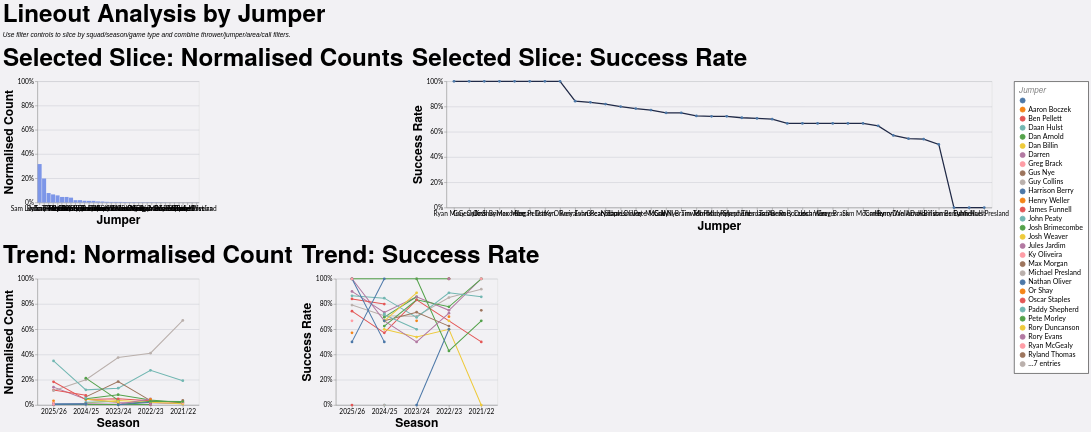

This figure's Vega-Lite source:
### Vega-Lite specification from a JSON file in a GitHub repository (floating-point values rounded to 4 significant figures; data arrays with more than 128 entries replaced by an {"elided": "..."} marker saying what was removed)
{"config": {"axis": {"labelFont": "Lato, sans-serif", "titleFont": "PT Sans Narrow, Helvetica Neue, Helvetica, Arial, sans-serif", "labelFontSize": 13, "titleFontSize": 24, "gridColor": "#202947", "gridOpacity": 0.2}, "header": {"labelFont": "PT Sans Narrow, Helvetica Neue, Helvetica, Arial, sans-serif", "titleFont": "PT Sans Narrow, Helvetica Neue, Helvetica, Arial, sans-serif", "labelFontSize": 24, "titleFontSize": 28, "labelFontWeight": "bold", "orient": "left"}, "legend": {"labelFont": "Lato, sans-serif", "titleFont": "PT Sans Narrow, Helvetica Neue, Helvetica, Arial, sans-serif", "labelFontSize": 14, "titleFontSize": 16, "titlePadding": 5, "fillColor": "white", "strokeColor": "black", "padding": 10, "titleFontWeight": "lighter", "titleFontStyle": "italic", "titleColor": "gray", "offset": 10}, "title": {"font": "PT Sans Narrow, Helvetica Neue, Helvetica, Arial, sans-serif", "fontSize": 48, "fontWeight": "bold", "anchor": "start", "align": "center", "titlePadding": 20, "subtitlePadding": 10, "subtitleFontSize": 13, "subtitleColor": "", "subtitleFontStyle": "italic", "offset": 15, "color": "black"}, "axisX": {"labelAngle": 0}, "facet": {"title": null, "header": null, "align": {"row": "each", "column": "each"}}, "resolve": {"scale": {"y": "independent", "facet": "independent"}}, "background": "#f2f1f4", "scale": {"offsetBandPaddingOuter": 0.2, "offsetBandPaddingInner": 0.1}}, "vconcat": [{"hconcat": [{"mark": {"type": "bar", "color": "#7d96e8"}, "encoding": {"tooltip": [{"field": "jumper", "title": "Jumper", "type": "nominal"}, {"field": "attempts", "format": ",.0f", "title": "Lineouts", "type": "quantitative"}, {"field": "share", "format": ".1%", "title": "Normalised Count", "type": "quantitative"}], "x": {"field": "jumper", "sort": "-y", "title": "Jumper", "type": "nominal"}, "y": {"axis": {"format": "%"}, "field": "share", "scale": {"domain": [0, 1]}, "title": "Normalised Count", "type": "quantitative"}}, "height": 240, "title": "Selected Slice: Normalised Counts", "transform": [{"filter": "(loSquad == 'All' || datum.squad == loSquad) && (loGameType == 'All' || (loGameType == 'League + Cup' && (datum.game_type == 'League' || datum.game_type == 'Cup')) || (loGameType == 'League only' && datum.game_type == 'League') || datum.game_type == loGameType) && (loOpposition == 'All' || datum.opposition == loOpposition) && (loThrower == 'All' || datum.thrower == loThrower) && (loJumper == 'All' || datum.jumper == loJumper) && (loArea == 'All' || datum.area == loArea) && (loNumbers == 'All' || datum.numbers == loNumbers) && (loCall == 'All' || datum.call == loCall) && (loCallType == 'All' || datum.call_type == loCallType)"}, {"filter": "(loSeason == 'All' || datum.season == loSeason)"}, {"aggregate": [{"op": "count", "as": "attempts"}, {"op": "sum", "field": "won", "as": "won"}], "groupby": ["jumper"]}, {"joinaggregate": [{"op": "sum", "field": "attempts", "as": "total_attempts"}]}, {"calculate": "datum.attempts / datum.total_attempts", "as": "share"}, {"calculate": "datum.won / datum.attempts", "as": "success_rate"}], "width": 320}, {"mark": {"type": "line", "color": "#202946", "point": true, "strokeWidth": 2.5}, "encoding": {"tooltip": [{"field": "jumper", "title": "Jumper", "type": "nominal"}, {"field": "won", "format": ",.0f", "title": "Won", "type": "quantitative"}, {"field": "attempts", "format": ",.0f", "title": "Lineouts", "type": "quantitative"}, {"field": "success_rate", "format": ".1%", "title": "Success Rate", "type": "quantitative"}], "x": {"field": "jumper", "sort": "-y", "title": "Jumper", "type": "nominal"}, "y": {"axis": {"format": "%"}, "field": "success_rate", "scale": {"domain": [0, 1]}, "title": "Success Rate", "type": "quantitative"}}, "height": 250, "title": "Selected Slice: Success Rate", "transform": [{"filter": "(loSquad == 'All' || datum.squad == loSquad) && (loGameType == 'All' || (loGameType == 'League + Cup' && (datum.game_type == 'League' || datum.game_type == 'Cup')) || (loGameType == 'League only' && datum.game_type == 'League') || datum.game_type == loGameType) && (loOpposition == 'All' || datum.opposition == loOpposition) && (loThrower == 'All' || datum.thrower == loThrower) && (loJumper == 'All' || datum.jumper == loJumper) && (loArea == 'All' || datum.area == loArea) && (loNumbers == 'All' || datum.numbers == loNumbers) && (loCall == 'All' || datum.call == loCall) && (loCallType == 'All' || datum.call_type == loCallType)"}, {"filter": "(loSeason == 'All' || datum.season == loSeason)"}, {"aggregate": [{"op": "count", "as": "attempts"}, {"op": "sum", "field": "won", "as": "won"}], "groupby": ["jumper"]}, {"joinaggregate": [{"op": "sum", "field": "attempts", "as": "total_attempts"}]}, {"calculate": "datum.attempts / datum.total_attempts", "as": "share"}, {"calculate": "datum.won / datum.attempts", "as": "success_rate"}], "width": {"step": 30}}], "spacing": 16}, {"hconcat": [{"mark": {"type": "line", "point": true, "strokeWidth": 2}, "encoding": {"color": {"field": "jumper", "title": "Jumper", "type": "nominal"}, "tooltip": [{"field": "season", "title": "Season", "type": "nominal"}, {"field": "jumper", "title": "Jumper", "type": "nominal"}, {"field": "attempts", "format": ",.0f", "title": "Lineouts", "type": "quantitative"}, {"field": "norm_count", "format": ".1%", "title": "Normalised Count", "type": "quantitative"}], "x": {"field": "season", "sort": "-x", "title": "Season", "type": "nominal"}, "y": {"axis": {"format": "%"}, "field": "norm_count", "scale": {"domain": [0, 1]}, "title": "Normalised Count", "type": "quantitative"}}, "height": 250, "title": "Trend: Normalised Count", "transform": [{"filter": "(loSquad == 'All' || datum.squad == loSquad) && (loGameType == 'All' || (loGameType == 'League + Cup' && (datum.game_type == 'League' || datum.game_type == 'Cup')) || (loGameType == 'League only' && datum.game_type == 'League') || datum.game_type == loGameType) && (loOpposition == 'All' || datum.opposition == loOpposition) && (loThrower == 'All' || datum.thrower == loThrower) && (loJumper == 'All' || datum.jumper == loJumper) && (loArea == 'All' || datum.area == loArea) && (loNumbers == 'All' || datum.numbers == loNumbers) && (loCall == 'All' || datum.call == loCall) && (loCallType == 'All' || datum.call_type == loCallType)"}, {"aggregate": [{"op": "count", "as": "attempts"}, {"op": "sum", "field": "won", "as": "won"}], "groupby": ["season", "jumper"]}, {"joinaggregate": [{"op": "sum", "field": "attempts", "as": "season_attempts"}], "groupby": ["season"]}, {"calculate": "datum.attempts / datum.season_attempts", "as": "norm_count"}, {"calculate": "datum.won / datum.attempts", "as": "success_rate"}], "width": 320}, {"mark": {"type": "line", "point": true, "strokeWidth": 2}, "encoding": {"color": {"field": "jumper", "title": "Jumper", "type": "nominal"}, "tooltip": [{"field": "season", "title": "Season", "type": "nominal"}, {"field": "jumper", "title": "Jumper", "type": "nominal"}, {"field": "won", "format": ",.0f", "title": "Won", "type": "quantitative"}, {"field": "attempts", "format": ",.0f", "title": "Lineouts", "type": "quantitative"}, {"field": "success_rate", "format": ".1%", "title": "Success Rate", "type": "quantitative"}], "x": {"field": "season", "sort": "-x", "title": "Season", "type": "nominal"}, "y": {"axis": {"format": "%"}, "field": "success_rate", "scale": {"domain": [0, 1]}, "title": "Success Rate", "type": "quantitative"}}, "height": 250, "title": "Trend: Success Rate", "transform": [{"filter": "(loSquad == 'All' || datum.squad == loSquad) && (loGameType == 'All' || (loGameType == 'League + Cup' && (datum.game_type == 'League' || datum.game_type == 'Cup')) || (loGameType == 'League only' && datum.game_type == 'League') || datum.game_type == loGameType) && (loOpposition == 'All' || datum.opposition == loOpposition) && (loThrower == 'All' || datum.thrower == loThrower) && (loJumper == 'All' || datum.jumper == loJumper) && (loArea == 'All' || datum.area == loArea) && (loNumbers == 'All' || datum.numbers == loNumbers) && (loCall == 'All' || datum.call == loCall) && (loCallType == 'All' || datum.call_type == loCallType)"}, {"aggregate": [{"op": "count", "as": "attempts"}, {"op": "sum", "field": "won", "as": "won"}], "groupby": ["season", "jumper"]}, {"joinaggregate": [{"op": "sum", "field": "attempts", "as": "season_attempts"}], "groupby": ["season"]}, {"calculate": "datum.attempts / datum.season_attempts", "as": "norm_count"}, {"calculate": "datum.won / datum.attempts", "as": "success_rate"}], "width": 320}], "spacing": 16}], "data": {"name": "data-be15e094906f116b8ddbadd99c56f81f"}, "params": [{"name": "loSquad", "value": "All"}, {"name": "loSeason", "value": "All"}, {"name": "loGameType", "value": "All"}, {"name": "loOpposition", "value": "All"}, {"name": "loThrower", "value": "All"}, {"name": "loJumper", "value": "All"}, {"name": "loArea", "value": "All"}, {"name": "loNumbers", "value": "All"}, {"name": "loCall", "value": "All"}, {"name": "loCallType", "value": "All"}], "spacing": 22, "title": {"text": "Lineout Analysis by Jumper", "subtitle": "Use filter controls to slice by squad/season/game type and combine thrower/jumper/area/call filters."}, "$schema": "https://vega.github.io/schema/vega-lite/v5.20.1.json", "datasets": {"data-be15e094906f116b8ddbadd99c56f81f": {"elided": "1242 records"}}}
